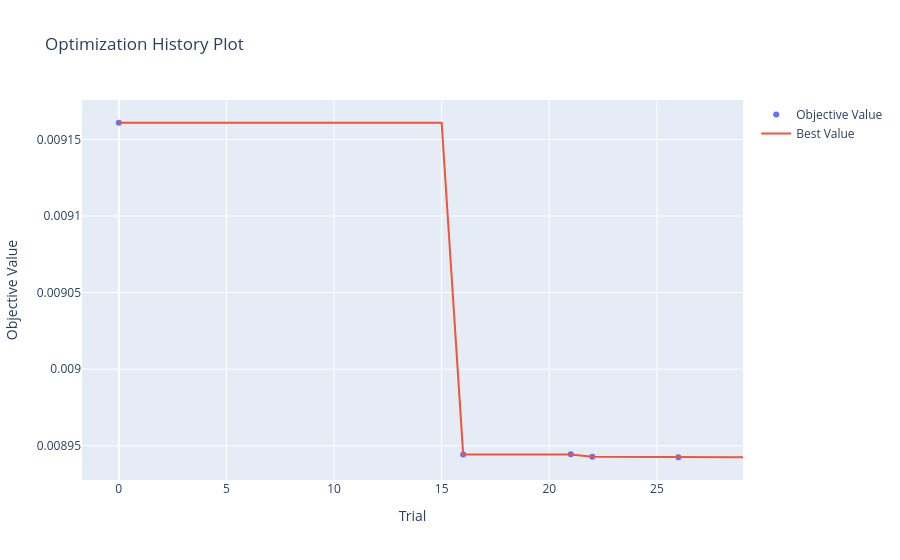
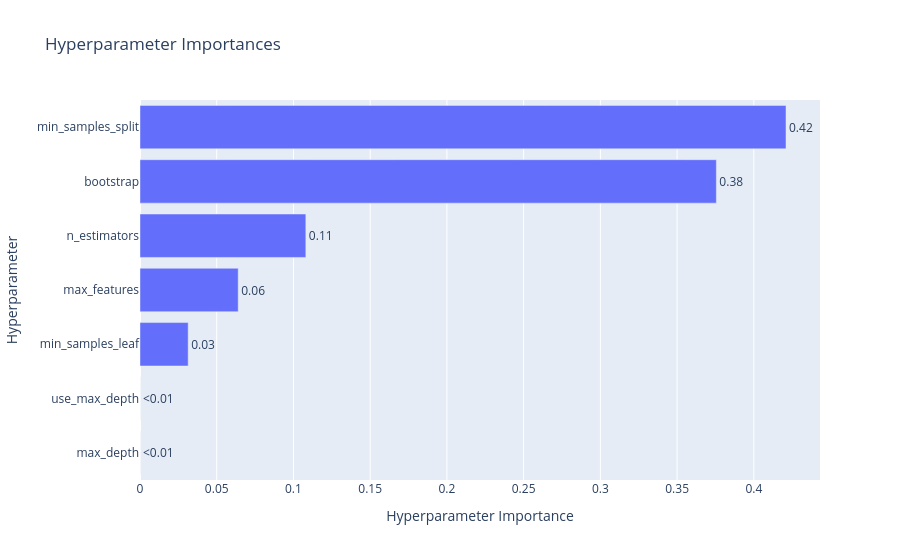
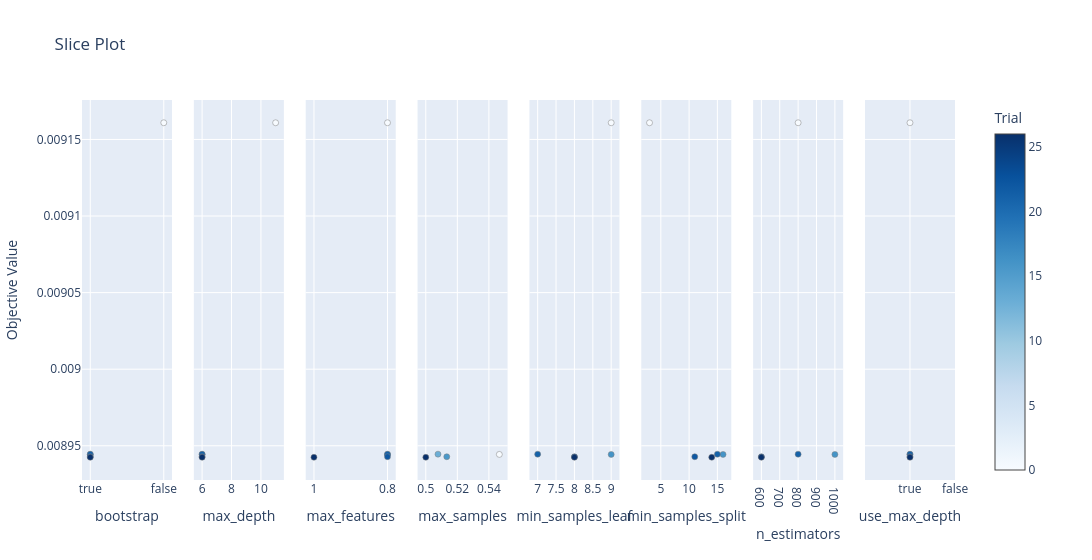
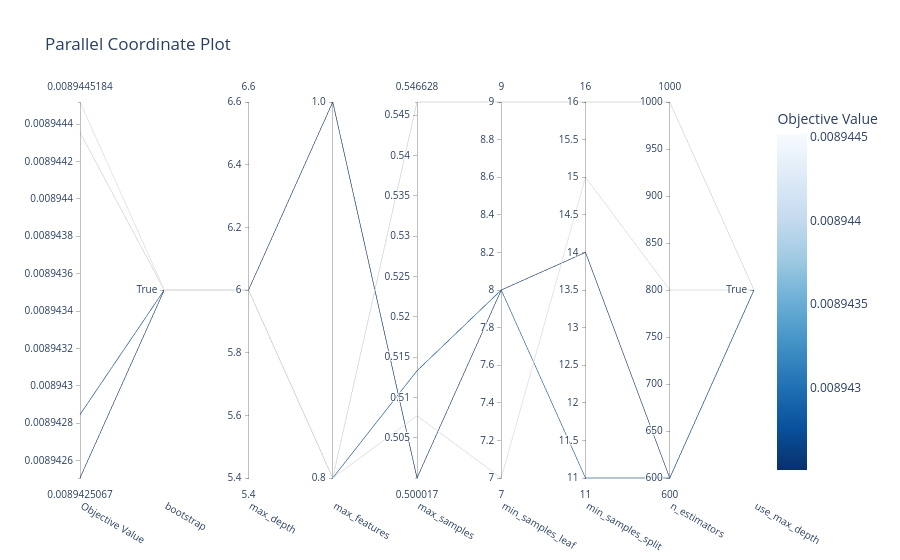

The notebook cell saved with these charts, in order:
### Code cell
study = results[0]["study"]

vis.plot_optimization_history(study).show()
vis.plot_param_importances(study).show()
vis.plot_slice(study).show()
vis.plot_parallel_coordinate(study).show()
vis.plot_contour(study).show()
vis.plot_edf(study).show()

### Figure 1 — Plotly figure (JSON) as saved in the notebook; plotly's stock layout.template omitted (floating-point values rounded to 4 significant figures)
{"data": [{"mode": "markers", "name": "Objective Value", "x": [0, 16, 21, 22, 26], "y": [0.009161, 0.008944, 0.008945, 0.008943, 0.008943], "type": "scatter"}, {"mode": "lines", "name": "Best Value", "x": [0, 1, 2, 3, 4, 5, 6, 7, 8, 9, 10, 11, 12, 13, 14, 15, 16, 17, 18, 19, 20, 21, 22, 23, 24, 25, 26, 27, 28, 29], "y": [0.009161, 0.009161, 0.009161, 0.009161, 0.009161, 0.009161, 0.009161, 0.009161, 0.009161, 0.009161, 0.009161, 0.009161, 0.009161, 0.009161, 0.009161, 0.009161, 0.008944, 0.008944, 0.008944, 0.008944, 0.008944, 0.008944, 0.008943, 0.008943, 0.008943, 0.008943, 0.008943, 0.008943, 0.008943, 0.008943], "type": "scatter"}, {"marker": {"color": "#cccccc"}, "mode": "markers", "name": "Infeasible Trial", "showlegend": false, "x": [], "y": [], "type": "scatter"}], "layout": {"title": {"text": "Optimization History Plot"}, "xaxis": {"title": {"text": "Trial"}}, "yaxis": {"title": {"text": "Objective Value"}}}}

### Figure 2 — Plotly figure (JSON) as saved in the notebook; plotly's stock layout.template omitted (floating-point values rounded to 4 significant figures)
{"data": [{"cliponaxis": false, "hovertemplate": ["max_depth (IntDistribution): 0.0<extra></extra>", "use_max_depth (CategoricalDistribution): 0.0<extra></extra>", "min_samples_leaf (IntDistribution): 0.03139901923834427<extra></extra>", "max_features (CategoricalDistribution): 0.06399577118161699<extra></extra>", "n_estimators (IntDistribution): 0.10806904422824419<extra></extra>", "bootstrap (CategoricalDistribution): 0.37557309855200743<extra></extra>", "min_samples_split (IntDistribution): 0.4209630667997871<extra></extra>"], "name": "Objective Value", "orientation": "h", "text": ["<0.01", "<0.01", "0.03", "0.06", "0.11", "0.38", "0.42"], "textposition": "outside", "x": [0.0, 0.0, 0.0314, 0.064, 0.1081, 0.3756, 0.421], "y": ["max_depth", "use_max_depth", "min_samples_leaf", "max_features", "n_estimators", "bootstrap", "min_samples_split"], "type": "bar"}], "layout": {"title": {"text": "Hyperparameter Importances"}, "xaxis": {"title": {"text": "Hyperparameter Importance"}}, "yaxis": {"title": {"text": "Hyperparameter"}}}}

### Figure 3 — Plotly figure (JSON) as saved in the notebook; plotly's stock layout.template omitted (floating-point values rounded to 4 significant figures)
{"data": [{"marker": {"color": [0, 16, 21, 22, 26], "colorbar": {"title": {"text": "Trial"}, "x": 1.0, "xpad": 40}, "colorscale": [[0.0, "rgb(247,251,255)"], [0.125, "rgb(222,235,247)"], [0.25, "rgb(198,219,239)"], [0.375, "rgb(158,202,225)"], [0.5, "rgb(107,174,214)"], [0.625, "rgb(66,146,198)"], [0.75, "rgb(33,113,181)"], [0.875, "rgb(8,81,156)"], [1.0, "rgb(8,48,107)"]], "line": {"color": "Grey", "width": 0.5}, "showscale": true}, "mode": "markers", "name": "Feasible Trial", "showlegend": false, "x": [false, true, true, true, true], "y": [0.009161, 0.008944, 0.008945, 0.008943, 0.008943], "type": "scatter", "xaxis": "x", "yaxis": "y"}, {"marker": {"color": [0, 16, 21, 22, 26], "colorbar": {"title": {"text": "Trial"}, "x": 1.0, "xpad": 40}, "colorscale": [[0.0, "rgb(247,251,255)"], [0.125, "rgb(222,235,247)"], [0.25, "rgb(198,219,239)"], [0.375, "rgb(158,202,225)"], [0.5, "rgb(107,174,214)"], [0.625, "rgb(66,146,198)"], [0.75, "rgb(33,113,181)"], [0.875, "rgb(8,81,156)"], [1.0, "rgb(8,48,107)"]], "line": {"color": "Grey", "width": 0.5}, "showscale": false}, "mode": "markers", "name": "Feasible Trial", "showlegend": false, "x": [11, 6, 6, 6, 6], "y": [0.009161, 0.008944, 0.008945, 0.008943, 0.008943], "type": "scatter", "xaxis": "x2", "yaxis": "y2"}, {"marker": {"color": [0, 16, 21, 22, 26], "colorbar": {"title": {"text": "Trial"}, "x": 1.0, "xpad": 40}, "colorscale": [[0.0, "rgb(247,251,255)"], [0.125, "rgb(222,235,247)"], [0.25, "rgb(198,219,239)"], [0.375, "rgb(158,202,225)"], [0.5, "rgb(107,174,214)"], [0.625, "rgb(66,146,198)"], [0.75, "rgb(33,113,181)"], [0.875, "rgb(8,81,156)"], [1.0, "rgb(8,48,107)"]], "line": {"color": "Grey", "width": 0.5}, "showscale": false}, "mode": "markers", "name": "Feasible Trial", "showlegend": false, "x": [0.8, 0.8, 0.8, 0.8, 1.0], "y": [0.009161, 0.008944, 0.008945, 0.008943, 0.008943], "type": "scatter", "xaxis": "x3", "yaxis": "y3"}, {"marker": {"color": [16, 21, 22, 26], "colorbar": {"title": {"text": "Trial"}, "x": 1.0, "xpad": 40}, "colorscale": [[0.0, "rgb(247,251,255)"], [0.125, "rgb(222,235,247)"], [0.25, "rgb(198,219,239)"], [0.375, "rgb(158,202,225)"], [0.5, "rgb(107,174,214)"], [0.625, "rgb(66,146,198)"], [0.75, "rgb(33,113,181)"], [0.875, "rgb(8,81,156)"], [1.0, "rgb(8,48,107)"]], "line": {"color": "Grey", "width": 0.5}, "showscale": false}, "mode": "markers", "name": "Feasible Trial", "showlegend": false, "x": [0.5466, 0.5077, 0.5133, 0.5], "y": [0.008944, 0.008945, 0.008943, 0.008943], "type": "scatter", "xaxis": "x4", "yaxis": "y4"}, {"marker": {"color": [0, 16, 21, 22, 26], "colorbar": {"title": {"text": "Trial"}, "x": 1.0, "xpad": 40}, "colorscale": [[0.0, "rgb(247,251,255)"], [0.125, "rgb(222,235,247)"], [0.25, "rgb(198,219,239)"], [0.375, "rgb(158,202,225)"], [0.5, "rgb(107,174,214)"], [0.625, "rgb(66,146,198)"], [0.75, "rgb(33,113,181)"], [0.875, "rgb(8,81,156)"], [1.0, "rgb(8,48,107)"]], "line": {"color": "Grey", "width": 0.5}, "showscale": false}, "mode": "markers", "name": "Feasible Trial", "showlegend": false, "x": [9, 9, 7, 8, 8], "y": [0.009161, 0.008944, 0.008945, 0.008943, 0.008943], "type": "scatter", "xaxis": "x5", "yaxis": "y5"}, {"marker": {"color": [0, 16, 21, 22, 26], "colorbar": {"title": {"text": "Trial"}, "x": 1.0, "xpad": 40}, "colorscale": [[0.0, "rgb(247,251,255)"], [0.125, "rgb(222,235,247)"], [0.25, "rgb(198,219,239)"], [0.375, "rgb(158,202,225)"], [0.5, "rgb(107,174,214)"], [0.625, "rgb(66,146,198)"], [0.75, "rgb(33,113,181)"], [0.875, "rgb(8,81,156)"], [1.0, "rgb(8,48,107)"]], "line": {"color": "Grey", "width": 0.5}, "showscale": false}, "mode": "markers", "name": "Feasible Trial", "showlegend": false, "x": [3, 16, 15, 11, 14], "y": [0.009161, 0.008944, 0.008945, 0.008943, 0.008943], "type": "scatter", "xaxis": "x6", "yaxis": "y6"}, {"marker": {"color": [0, 16, 21, 22, 26], "colorbar": {"title": {"text": "Trial"}, "x": 1.0, "xpad": 40}, "colorscale": [[0.0, "rgb(247,251,255)"], [0.125, "rgb(222,235,247)"], [0.25, "rgb(198,219,239)"], [0.375, "rgb(158,202,225)"], [0.5, "rgb(107,174,214)"], [0.625, "rgb(66,146,198)"], [0.75, "rgb(33,113,181)"], [0.875, "rgb(8,81,156)"], [1.0, "rgb(8,48,107)"]], "line": {"color": "Grey", "width": 0.5}, "showscale": false}, "mode": "markers", "name": "Feasible Trial", "showlegend": false, "x": [800, 1000, 800, 600, 600], "y": [0.009161, 0.008944, 0.008945, 0.008943, 0.008943], "type": "scatter", "xaxis": "x7", "yaxis": "y7"}, {"marker": {"color": [0, 16, 21, 22, 26], "colorbar": {"title": {"text": "Trial"}, "x": 1.0, "xpad": 40}, "colorscale": [[0.0, "rgb(247,251,255)"], [0.125, "rgb(222,235,247)"], [0.25, "rgb(198,219,239)"], [0.375, "rgb(158,202,225)"], [0.5, "rgb(107,174,214)"], [0.625, "rgb(66,146,198)"], [0.75, "rgb(33,113,181)"], [0.875, "rgb(8,81,156)"], [1.0, "rgb(8,48,107)"]], "line": {"color": "Grey", "width": 0.5}, "showscale": false}, "mode": "markers", "name": "Feasible Trial", "showlegend": false, "x": [true, true, true, true, true], "y": [0.009161, 0.008944, 0.008945, 0.008943, 0.008943], "type": "scatter", "xaxis": "x8", "yaxis": "y8"}], "layout": {"xaxis": {"anchor": "y", "domain": [0.0, 0.1031], "title": {"text": "bootstrap"}, "type": "category", "categoryorder": "array", "categoryarray": [true, false]}, "yaxis": {"anchor": "x", "domain": [0.0, 1.0], "title": {"text": "Objective Value"}}, "xaxis2": {"anchor": "y2", "domain": [0.1281, 0.2312], "title": {"text": "max_depth"}}, "yaxis2": {"anchor": "x2", "domain": [0.0, 1.0], "matches": "y", "showticklabels": false}, "xaxis3": {"anchor": "y3", "domain": [0.2562, 0.3594], "title": {"text": "max_features"}, "type": "category", "categoryorder": "array", "categoryarray": ["sqrt", "log2", 1.0, 0.8, 0.5]}, "yaxis3": {"anchor": "x3", "domain": [0.0, 1.0], "matches": "y", "showticklabels": false}, "xaxis4": {"anchor": "y4", "domain": [0.3844, 0.4875], "title": {"text": "max_samples"}}, "yaxis4": {"anchor": "x4", "domain": [0.0, 1.0], "matches": "y", "showticklabels": false}, "xaxis5": {"anchor": "y5", "domain": [0.5125, 0.6156], "title": {"text": "min_samples_leaf"}}, "yaxis5": {"anchor": "x5", "domain": [0.0, 1.0], "matches": "y", "showticklabels": false}, "xaxis6": {"anchor": "y6", "domain": [0.6406, 0.7438], "title": {"text": "min_samples_split"}}, "yaxis6": {"anchor": "x6", "domain": [0.0, 1.0], "matches": "y", "showticklabels": false}, "xaxis7": {"anchor": "y7", "domain": [0.7687, 0.8719], "title": {"text": "n_estimators"}}, "yaxis7": {"anchor": "x7", "domain": [0.0, 1.0], "matches": "y", "showticklabels": false}, "xaxis8": {"anchor": "y8", "domain": [0.8969, 1.0], "title": {"text": "use_max_depth"}, "type": "category", "categoryorder": "array", "categoryarray": [true, false]}, "yaxis8": {"anchor": "x8", "domain": [0.0, 1.0], "matches": "y", "showticklabels": false}, "title": {"text": "Slice Plot"}, "width": 2400}}

### Figure 4 — Plotly figure (JSON) as saved in the notebook; plotly's stock layout.template omitted (floating-point values rounded to 4 significant figures)
{"data": [{"dimensions": [{"label": "Objective Value", "range": [0.008943, 0.008945], "values": [0.008944, 0.008945, 0.008943, 0.008943]}, {"label": "bootstrap", "range": [0, 0], "ticktext": ["True"], "tickvals": [0], "values": [0, 0, 0, 0]}, {"label": "max_depth", "range": [6, 6], "values": [6, 6, 6, 6]}, {"label": "max_features", "range": [0, 1], "ticktext": ["0.8", "1.0"], "tickvals": [0, 1], "values": [0, 0, 0, 1]}, {"label": "max_samples", "range": [0.5, 0.5466], "values": [0.5466, 0.5077, 0.5133, 0.5]}, {"label": "min_samples_leaf", "range": [7, 9], "values": [9, 7, 8, 8]}, {"label": "min_samples_split", "range": [11, 16], "values": [16, 15, 11, 14]}, {"label": "n_estimators", "range": [600, 1000], "values": [1000, 800, 600, 600]}, {"label": "use_max_depth", "range": [0, 0], "ticktext": ["True"], "tickvals": [0], "values": [0, 0, 0, 0]}], "labelangle": 30, "labelside": "bottom", "line": {"color": [0.008944, 0.008945, 0.008943, 0.008943], "colorbar": {"title": {"text": "Objective Value"}}, "colorscale": [[0.0, "rgb(247,251,255)"], [0.125, "rgb(222,235,247)"], [0.25, "rgb(198,219,239)"], [0.375, "rgb(158,202,225)"], [0.5, "rgb(107,174,214)"], [0.625, "rgb(66,146,198)"], [0.75, "rgb(33,113,181)"], [0.875, "rgb(8,81,156)"], [1.0, "rgb(8,48,107)"]], "reversescale": true, "showscale": true}, "type": "parcoords"}], "layout": {"title": {"text": "Parallel Coordinate Plot"}}}
